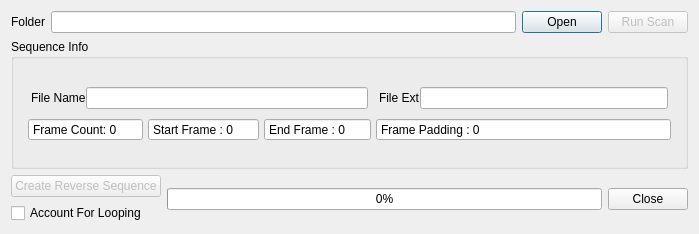
<?xml version="1.0" encoding="UTF-8"?>
<ui version="4.0">
 <class>Dialog</class>
 <widget class="Image_Reverse_Dialog" name="Dialog">
  <property name="geometry">
   <rect>
    <x>0</x>
    <y>0</y>
    <width>699</width>
    <height>234</height>
   </rect>
  </property>
  <property name="windowTitle">
   <string>Image Reverse</string>
  </property>
  <layout class="QVBoxLayout" name="verticalLayout_2">
   <item>
    <layout class="QHBoxLayout" name="horizontalLayout">
     <item>
      <widget class="QLabel" name="folderLabel">
       <property name="text">
        <string>Folder</string>
       </property>
      </widget>
     </item>
     <item>
      <widget class="QLineEdit" name="folderLineEdit">
       <property name="toolTip">
        <string>The Folder That Will Be Scaned For A Valid Image Seq</string>
       </property>
      </widget>
     </item>
     <item>
      <widget class="QPushButton" name="pushButton">
       <property name="toolTip">
        <string>Open File Explorer</string>
       </property>
       <property name="text">
        <string>Open</string>
       </property>
      </widget>
     </item>
     <item>
      <widget class="QPushButton" name="Run_Scan_Button">
       <property name="enabled">
        <bool>false</bool>
       </property>
       <property name="toolTip">
        <string>Exactly What The Button States
If Its Disabled Then The Input Folder Does Not Exist</string>
       </property>
       <property name="text">
        <string>Run Scan</string>
       </property>
      </widget>
     </item>
    </layout>
   </item>
   <item>
    <widget class="QGroupBox" name="groupBox">
     <property name="title">
      <string>Sequence Info</string>
     </property>
     <layout class="QVBoxLayout" name="verticalLayout">
      <item>
       <layout class="QGridLayout" name="gridLayout">
        <property name="leftMargin">
         <number>5</number>
        </property>
        <property name="topMargin">
         <number>5</number>
        </property>
        <property name="rightMargin">
         <number>5</number>
        </property>
        <property name="bottomMargin">
         <number>5</number>
        </property>
        <property name="horizontalSpacing">
         <number>5</number>
        </property>
        <item row="1" column="2">
         <layout class="QHBoxLayout" name="horizontalLayout_5">
          <item>
           <widget class="QSpinBox" name="end_frame_input">
            <property name="toolTip">
             <string>Refer To Start Frame Tool Tip</string>
            </property>
            <property name="readOnly">
             <bool>true</bool>
            </property>
            <property name="buttonSymbols">
             <enum>QAbstractSpinBox::NoButtons</enum>
            </property>
            <property name="suffix">
             <string/>
            </property>
            <property name="prefix">
             <string>End Frame : </string>
            </property>
            <property name="maximum">
             <number>9999</number>
            </property>
           </widget>
          </item>
         </layout>
        </item>
        <item row="1" column="3">
         <layout class="QHBoxLayout" name="horizontalLayout_6">
          <item>
           <widget class="QSpinBox" name="frame_padding_input">
            <property name="sizePolicy">
             <sizepolicy hsizetype="Expanding" vsizetype="Fixed">
              <horstretch>0</horstretch>
              <verstretch>0</verstretch>
             </sizepolicy>
            </property>
            <property name="toolTip">
             <string>Refer To End Frame Tool Tip</string>
            </property>
            <property name="readOnly">
             <bool>true</bool>
            </property>
            <property name="buttonSymbols">
             <enum>QAbstractSpinBox::NoButtons</enum>
            </property>
            <property name="prefix">
             <string>Frame Padding : </string>
            </property>
           </widget>
          </item>
         </layout>
        </item>
        <item row="1" column="1">
         <layout class="QHBoxLayout" name="horizontalLayout_4">
          <item>
           <widget class="QSpinBox" name="start_frame_input">
            <property name="toolTip">
             <string>Refer To Frame Count Tool Tip</string>
            </property>
            <property name="readOnly">
             <bool>false</bool>
            </property>
            <property name="buttonSymbols">
             <enum>QAbstractSpinBox::NoButtons</enum>
            </property>
            <property name="prefix">
             <string>Start Frame : </string>
            </property>
            <property name="maximum">
             <number>9999</number>
            </property>
           </widget>
          </item>
         </layout>
        </item>
        <item row="1" column="0">
         <layout class="QHBoxLayout" name="horizontalLayout_3">
          <item>
           <widget class="QSpinBox" name="frame_count_input">
            <property name="toolTip">
             <string>If You Don't Know What This Means.
Then Just Stop What Your Doing.
Go Home.
Sit In A Cornner And Cry.</string>
            </property>
            <property name="readOnly">
             <bool>true</bool>
            </property>
            <property name="buttonSymbols">
             <enum>QAbstractSpinBox::NoButtons</enum>
            </property>
            <property name="suffix">
             <string/>
            </property>
            <property name="prefix">
             <string>Frame Count: </string>
            </property>
            <property name="maximum">
             <number>9999</number>
            </property>
           </widget>
          </item>
         </layout>
        </item>
        <item row="0" column="0" colspan="3">
         <layout class="QHBoxLayout" name="horizontalLayout_2">
          <property name="leftMargin">
           <number>3</number>
          </property>
          <property name="topMargin">
           <number>3</number>
          </property>
          <property name="rightMargin">
           <number>3</number>
          </property>
          <property name="bottomMargin">
           <number>3</number>
          </property>
          <item>
           <widget class="QLabel" name="file_name_label">
            <property name="text">
             <string>File Name</string>
            </property>
           </widget>
          </item>
          <item>
           <widget class="QLineEdit" name="file_name_input">
            <property name="toolTip">
             <string>The Name Of The File Sequecne Found</string>
            </property>
            <property name="readOnly">
             <bool>true</bool>
            </property>
           </widget>
          </item>
         </layout>
        </item>
        <item row="0" column="3">
         <layout class="QHBoxLayout" name="horizontalLayout_8">
          <property name="leftMargin">
           <number>3</number>
          </property>
          <property name="topMargin">
           <number>3</number>
          </property>
          <property name="rightMargin">
           <number>3</number>
          </property>
          <property name="bottomMargin">
           <number>3</number>
          </property>
          <item>
           <widget class="QLabel" name="file_ext_label">
            <property name="text">
             <string>File Ext</string>
            </property>
           </widget>
          </item>
          <item>
           <widget class="QLineEdit" name="file_ext_input">
            <property name="toolTip">
             <string>Lets See MMMMMM
What Do You Think :)</string>
            </property>
            <property name="readOnly">
             <bool>true</bool>
            </property>
           </widget>
          </item>
         </layout>
        </item>
       </layout>
      </item>
     </layout>
    </widget>
   </item>
   <item>
    <layout class="QHBoxLayout" name="horizontalLayout_10">
     <item>
      <layout class="QVBoxLayout" name="verticalLayout_3">
       <item>
        <widget class="QPushButton" name="create_rev_seq_Button">
         <property name="enabled">
          <bool>false</bool>
         </property>
         <property name="toolTip">
          <string>This Will Create A Folder Within The input Folder Called Revered
Containing The Reversed Images</string>
         </property>
         <property name="text">
          <string>Create Reverse Sequence</string>
         </property>
        </widget>
       </item>
       <item>
        <widget class="QCheckBox" name="account_for_looping">
         <property name="text">
          <string>Account For Looping</string>
         </property>
        </widget>
       </item>
      </layout>
     </item>
     <item>
      <widget class="QProgressBar" name="progressBar">
       <property name="toolTip">
        <string>Unlike Life's Socal Standers.
This Will Show Progress</string>
       </property>
       <property name="value">
        <number>0</number>
       </property>
      </widget>
     </item>
     <item>
      <widget class="QDialogButtonBox" name="buttonBox">
       <property name="sizePolicy">
        <sizepolicy hsizetype="Maximum" vsizetype="Fixed">
         <horstretch>0</horstretch>
         <verstretch>0</verstretch>
        </sizepolicy>
       </property>
       <property name="orientation">
        <enum>Qt::Horizontal</enum>
       </property>
       <property name="standardButtons">
        <set>QDialogButtonBox::Close</set>
       </property>
      </widget>
     </item>
    </layout>
   </item>
  </layout>
 </widget>
 <customwidgets>
  <customwidget>
   <class>Image_Reverse_Dialog</class>
   <extends>QDialog</extends>
   <header>Image_Reverse_Dialog.h</header>
   <container>1</container>
  </customwidget>
 </customwidgets>
 <resources/>
 <connections>
  <connection>
   <sender>buttonBox</sender>
   <signal>accepted()</signal>
   <receiver>Dialog</receiver>
   <slot>accept()</slot>
   <hints>
    <hint type="sourcelabel">
     <x>684</x>
     <y>166</y>
    </hint>
    <hint type="destinationlabel">
     <x>157</x>
     <y>206</y>
    </hint>
   </hints>
  </connection>
  <connection>
   <sender>buttonBox</sender>
   <signal>rejected()</signal>
   <receiver>Dialog</receiver>
   <slot>reject()</slot>
   <hints>
    <hint type="sourcelabel">
     <x>494</x>
     <y>166</y>
    </hint>
    <hint type="destinationlabel">
     <x>286</x>
     <y>206</y>
    </hint>
   </hints>
  </connection>
  <connection>
   <sender>pushButton</sender>
   <signal>clicked()</signal>
   <receiver>Dialog</receiver>
   <slot>get_Image_Seq_Folder()</slot>
   <hints>
    <hint type="sourcelabel">
     <x>525</x>
     <y>39</y>
    </hint>
    <hint type="destinationlabel">
     <x>456</x>
     <y>0</y>
    </hint>
   </hints>
  </connection>
  <connection>
   <sender>folderLineEdit</sender>
   <signal>textChanged(QString)</signal>
   <receiver>Dialog</receiver>
   <slot>on_folder_changed()</slot>
   <hints>
    <hint type="sourcelabel">
     <x>179</x>
     <y>31</y>
    </hint>
    <hint type="destinationlabel">
     <x>198</x>
     <y>-5</y>
    </hint>
   </hints>
  </connection>
  <connection>
   <sender>Run_Scan_Button</sender>
   <signal>clicked()</signal>
   <receiver>Dialog</receiver>
   <slot>do_Folder_Scan()</slot>
   <hints>
    <hint type="sourcelabel">
     <x>639</x>
     <y>27</y>
    </hint>
    <hint type="destinationlabel">
     <x>584</x>
     <y>-11</y>
    </hint>
   </hints>
  </connection>
  <connection>
   <sender>create_rev_seq_Button</sender>
   <signal>clicked()</signal>
   <receiver>Dialog</receiver>
   <slot>do_Create_Rev_Image_Sequences()</slot>
   <hints>
    <hint type="sourcelabel">
     <x>70</x>
     <y>182</y>
    </hint>
    <hint type="destinationlabel">
     <x>56</x>
     <y>-5</y>
    </hint>
   </hints>
  </connection>
  <connection>
   <sender>folderLineEdit</sender>
   <signal>textEdited(QString)</signal>
   <receiver>Dialog</receiver>
   <slot>on_folder_changed()</slot>
   <hints>
    <hint type="sourcelabel">
     <x>251</x>
     <y>25</y>
    </hint>
    <hint type="destinationlabel">
     <x>95</x>
     <y>-8</y>
    </hint>
   </hints>
  </connection>
 </connections>
 <slots>
  <slot>get_Image_Seq_Folder()</slot>
  <slot>do_Folder_Scan()</slot>
  <slot>do_Create_Rev_Image_Sequences()</slot>
  <slot>on_folder_changed()</slot>
 </slots>
</ui>
